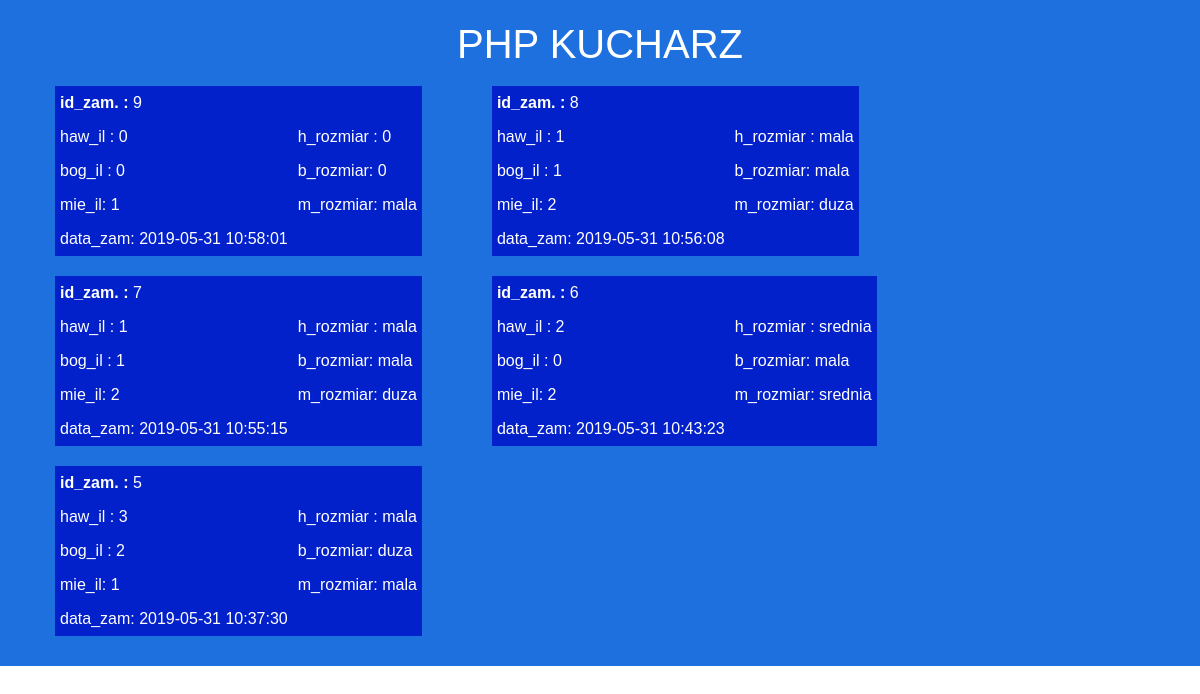
The app's page /admin.php with its own data.
### tables this page shows
CREATE TABLE `zamowienia` (
  `id_zamowienia` int(11) NOT NULL,
  `id_pracownicy` int(11) NOT NULL,
  `id_kierowcy` int(11) NOT NULL,
  `metoda_platnosci` varchar(15) NOT NULL,
  `data` date NOT NULL
);

CREATE TABLE `wartosc` (
  `id_zamowienia` int(11) NOT NULL,
  `hawajska` int(11) NOT NULL,
  `h_wielkosc` varchar(10) NOT NULL,
  `bogacz` int(11) NOT NULL,
  `b_wielkosc` varchar(10) NOT NULL,
  `miesna` int(11) NOT NULL,
  `m_wielkosc` varchar(10) NOT NULL,
  `ilosc` int(11) NOT NULL,
  `cena` int(11) NOT NULL,
  `data` datetime NOT NULL
);

### admin.php (the view, shortened to what this page needs)
<!DOCTYPE html>
<html lang="pl">
<head>
    <link rel="stylesheet" href="bcss/bootstrap.min.css">
    <link rel="stylesheet" href="css/style.css">
</head>
<body>
    <section class="adminphp">
    <div class="header">
    <h1>
        PHP KUCHARZ
    </h1>
    <?php
$p=mysqli_connect('localhost','root','','pizzacms2');
$sql = "SELECT `zamowienia`.`id_zamowienia`, `wartosc`.`hawajska`, `wartosc`.`h_wielkosc`, `wartosc`.`bogacz`, `wartosc`.`b_wielkosc`, `wartosc`.`miesna`, `wartosc`.`m_wielkosc`, `wartosc`.`data` FROM `zamowienia` INNER JOIN `wartosc` ON `zamowienia`.`id_zamowienia` = `wartosc`.`id_zamowienia` ORDER BY `id_zamowienia` DESC LIMIT 5";
$result = mysqli_query($p,$sql);
if (mysqli_num_rows($result)) {
   while($row = $result->fetch_assoc())
    {
        echo "
        <section class='section-admin'>
            <div class='admin'>
                <div class='col-12'>
                    <table>
                    <tr>
                        <td> <b>id_zam. : </b>" . $row["id_zamowienia"]." </td>
                    </tr>
                    <tr>
                        <td>haw_il : " . $row["hawajska"]." </td>
                        <td>h_rozmiar : " . $row["h_wielkosc"]." </td>
                    </tr>
                    <tr>
                        <td>bog_il : " . $row["bogacz"]." </td>
                        <td>b_rozmiar: " . $row["b_wielkosc"]." </td>
                    </tr>
                    <tr>
                        <td> mie_il: " . $row["miesna"]." </td>
                        <td>m_rozmiar: " . $row["m_wielkosc"]." </td>
                    </tr>
                    <tr>
                        <td>data_zam: " . $row["data"]." </td>
                    </tr>
                    </table>
                </div>
            </div>
        </section>";
    }
} else {
    echo "0 results";
}
?>
</section>
</body>
</html>

### css/style.css (style rules this page uses)
body { margin:0;padding:0;font-family:'Autour One', sans-serif }
.adminphp { background:#1d70dd;padding:20px }
.adminphp .header h1 { text-align:center;color:#fff }
.adminphp .section-admin .admin { margin-left:auto;margin-right:auto;padding:10px;float:left }
.adminphp .section-admin table { margin-left:auto;margin-right:auto;background:#0321ca;color:#fff;margin:0 10px }
.adminphp .section-admin table td { padding:5px }

### records on screen
zamowienia: id_zamowienia "9", id_zamowienia.hawajska "0", id_zamowienia.h_wielkosc "0", id_zamowienia.bogacz "0", id_zamowienia.b_wielkosc "0", id_zamowienia.miesna "1", id_zamowienia.m_wielkosc "mala", id_zamowienia.data "2019-05-31 10:58:01"
zamowienia: id_zamowienia "8", id_zamowienia.hawajska "1", id_zamowienia.h_wielkosc "mala", id_zamowienia.bogacz "1", id_zamowienia.b_wielkosc "mala", id_zamowienia.miesna "2", id_zamowienia.m_wielkosc "duza", id_zamowienia.data "2019-05-31 10:56:08"
zamowienia: id_zamowienia "7", id_zamowienia.hawajska "1", id_zamowienia.h_wielkosc "mala", id_zamowienia.bogacz "1", id_zamowienia.b_wielkosc "mala", id_zamowienia.miesna "2", id_zamowienia.m_wielkosc "duza", id_zamowienia.data "2019-05-31 10:55:15"
zamowienia: id_zamowienia "6", id_zamowienia.hawajska "2", id_zamowienia.h_wielkosc "srednia", id_zamowienia.bogacz "0", id_zamowienia.b_wielkosc "mala", id_zamowienia.miesna "2", id_zamowienia.m_wielkosc "srednia", id_zamowienia.data "2019-05-31 10:43:23"
zamowienia: id_zamowienia "5", id_zamowienia.hawajska "3", id_zamowienia.h_wielkosc "mala", id_zamowienia.bogacz "2", id_zamowienia.b_wielkosc "duza", id_zamowienia.miesna "1", id_zamowienia.m_wielkosc "mala", id_zamowienia.data "2019-05-31 10:37:30"
